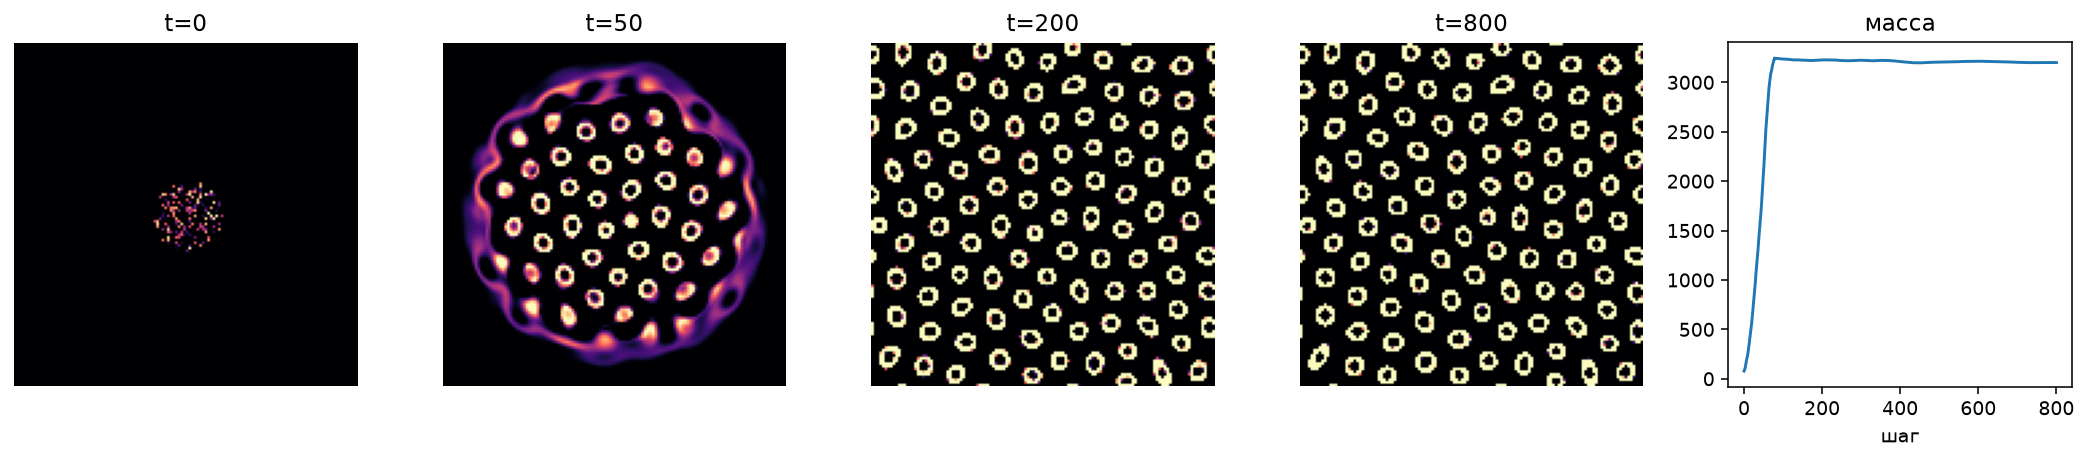

Write the Python code that produced this figure.
"""lenia.py — Lenia: непрерывный клеточный автомат (Chan 2019).

Поле A в [0,1]. На каждом шаге:
  U = A * K        — свёртка с кольцевым ядром (FFT)
  A += dt * G(U)   — гауссова функция роста
G(u) = 2*exp(-((u-mu)/sigma)^2 / 2) - 1  — горб вокруг mu.

Классика: R=13, кольцо с пиком на 0.5R, mu=0.15, sigma=0.015.
Из случайного пятна радиусом ~R собирается «орб» — стабильный
глистящий организм, который ещё и ползёт.

Демо: 300 шагов, 4 кадра + кривая массы -> lenia.png.
Вердикт: масса стабильна и ненулевая к концу (не схлопнулась
и не заполнила поле).
"""

import numpy as np

N, R = 128, 13                  # поле и радиус ядра
MU, SIGMA, DT = 0.135, 0.03, 0.1
RING_MU, RING_SIG = 0.5, 0.15   # форма кольца (доли R)


def kernel():
    ax = np.arange(-R, R + 1)
    X, Y = np.meshgrid(ax, ax)
    D = np.sqrt(X ** 2 + Y ** 2) / R
    K = np.where(D <= 1, np.exp(-((D - RING_MU) / RING_SIG) ** 2 / 2), 0)
    return K / K.sum()


def grow(u):
    return 2 * np.exp(-((u - MU) / SIGMA) ** 2 / 2) - 1


def seed(rng):
    A = np.zeros((N, N))
    ax = np.arange(-R, R + 1)
    X, Y = np.meshgrid(ax, ax)
    blob = (X ** 2 + Y ** 2 <= R ** 2)
    # разреженная крапина ~30%: иначе свёртка >> mu и поле умирает
    c = N // 2
    A[c - R:c + R + 1, c - R:c + R + 1] = \
        (rng.uniform(0, 1, blob.shape) * blob) * \
        (rng.uniform(0, 1, blob.shape) < 0.3)
    return A


def run(A, steps):
    K = kernel()
    Kpad = np.zeros((N, N), dtype=complex)
    Kpad[:2 * R + 1, :2 * R + 1] = K
    Kpad = np.roll(Kpad, (-R, -R), (0, 1))     # центр ядра в (0,0)
    Fk = np.fft.fft2(Kpad)
    mass = [A.sum()]
    for _ in range(steps):
        U = np.fft.ifft2(np.fft.fft2(A) * Fk).real
        A = np.clip(A + DT * grow(U), 0, 1)
        mass.append(A.sum())
    return A, mass


if __name__ == '__main__':
    import matplotlib.pyplot as plt
    rng = np.random.default_rng(7)
    A0 = seed(rng)
    snaps = [A0.copy()]
    A = A0.copy()
    masses = [A.sum()]
    K = kernel()
    Kpad = np.zeros((N, N), dtype=complex)
    Kpad[:2 * R + 1, :2 * R + 1] = K
    Kpad = np.roll(Kpad, (-R, -R), (0, 1))
    Fk = np.fft.fft2(Kpad)
    for i in range(800):
        U = np.fft.ifft2(np.fft.fft2(A) * Fk).real
        A = np.clip(A + DT * grow(U), 0, 1)
        masses.append(A.sum())
        if i in (49, 199, 799):
            snaps.append(A.copy())

    fig, axes = plt.subplots(1, 5, figsize=(15, 3.4))
    for ax, s, t in zip(axes[:4], snaps, (0, 50, 200, 800)):
        ax.imshow(s, cmap='magma', vmin=0, vmax=1)
        ax.set_title(f't={t}')
        ax.axis('off')
    axes[4].plot(masses)
    axes[4].set_title('масса')
    axes[4].set_xlabel('шаг')
    fig.tight_layout()
    fig.savefig('rd/lenia.png', dpi=140, bbox_inches='tight')

    m1 = masses[-1]
    stable = abs(m1 - np.mean(masses[-50:])) < 0.05 * m1
    structured = A.std() > 0.1     # поле не однородно — организмы
    print(f'масса: {masses[0]:.0f} -> {m1:.0f} '
          f'(хвост {np.mean(masses[-50:]):.0f}±{np.std(masses[-50:]):.0f}), '
          f'std поля {A.std():.2f}')
    ok = m1 > 100 and stable and structured
    print('VERDICT:', 'OK — колония кольцевых организмов' if ok
          else 'FAIL')
